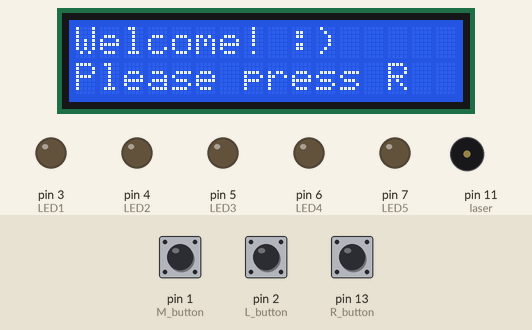
Recording of a sketch running on a simulated Arduino Uno, built with avr-gcc and run on an emulated ATmega328P. Parts: 16×2 character LCD, output pins drawn as LEDs (lit = HIGH), buzzer (waves = sounding). Inputs (shaded band) come from the test bench; at power-on: pin 13 (R_button) LOW, pin 2 (L_button) LOW, pin 1 (M_button) LOW. Random numbers use the default seed unless the sketch sets one.

Above: at 1.2 s.
1.3 s: pin 13 (R_button) pulled HIGH for 0.15 s
At 1.6 s:
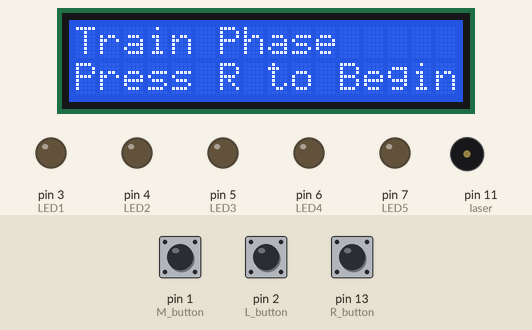
2.9 s: pin 13 (R_button) pulled HIGH for 1 s
At 3.9 s:
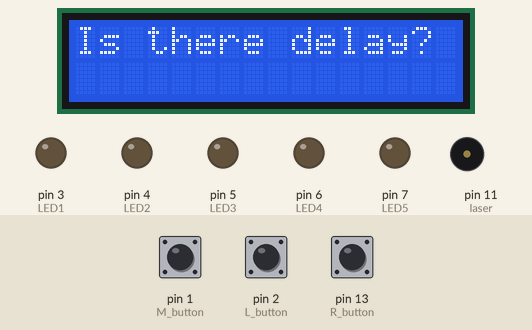
5.4 s: pin 2 (L_button) pulled HIGH for 0.15 s
At 5.9 s:
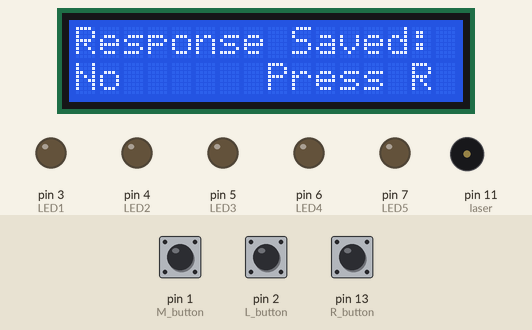
7.0 s: pin 1 (M_button) pulled HIGH for 1 s
At 7.8 s:
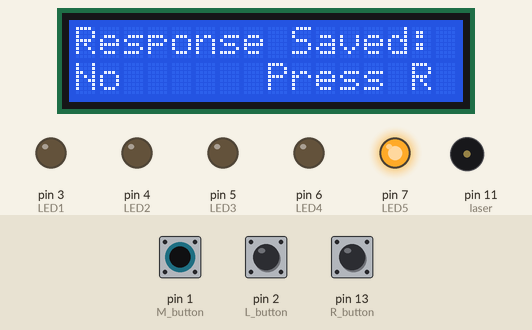
9.5 s: pin 1 (M_button) pulled HIGH for 3.2 s
At 13.7 s:
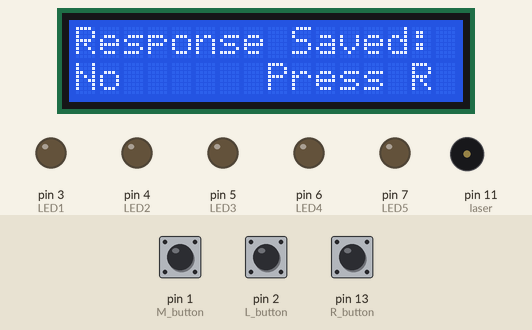
14.2 s: pin 1 (M_button) driven HIGH and pin 2 (L_button) driven HIGH and pin 13 (R_button) driven HIGH
At 15.3 s:
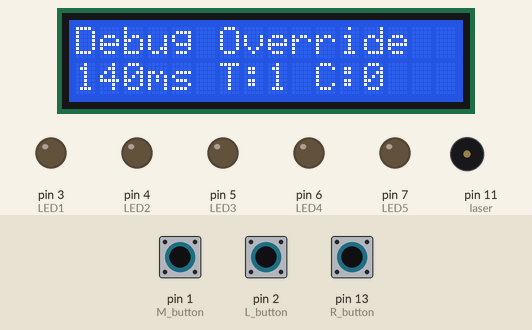
Timing chart, 0 to 17.2 s (numbered marks = the images above; inputs shaded):
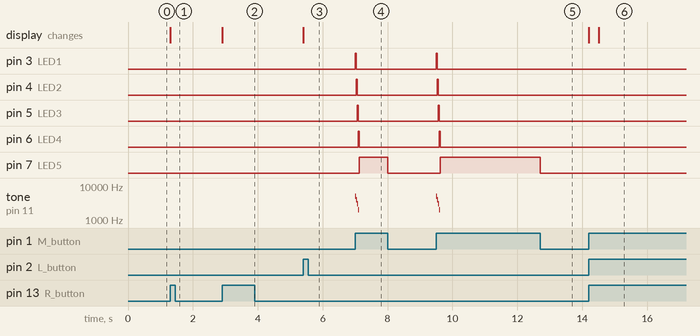

Measured:
- after the input at 1.3 s, the display: changes at once (image 1)
- after the input at 2.9 s, the display: changes at once (image 2)
- after the input at 5.4 s, the display: changes at once (image 3)
- after the input at 7.0 s, pin 3 (LED1), pin 4 (LED2): LOW → HIGH at once, → LOW 0.03 s later
- after the input at 9.5 s, pin 3 (LED1), pin 4 (LED2): LOW → HIGH at once, → LOW 0.03 s later
- after the input at 14.2 s, the display: first changes at once (image 6 shows a later state)

The sketch:

input_tester.ino
```cpp
//LCD setup
#include <LiquidCrystal.h>
LiquidCrystal lcd(8, 9, A5, A4, A3, A2);

//Pins
const int R_button = 13;
const int M_button = 1;
const int L_button = 2;
const int LED1 = 3;
const int LED2 = 4;
const int LED3 = 5;
const int LED4 = 6;
const int LED5 = 7;
const int laser = 11;

//abbreviations
const int hello = 0;
const int familiar = 1;
const int testing = 2;
const int verify = 3;
const int complete = 4;

//variables
bool button_pressed = false;
bool ammo = true;
bool verified = false;
int stage = 0; //0 - hello. 1 - familiar. 2 - testing. 3 - verify. 4 - complete
int lag = 0;
int lagHigh = 250;
int lagLow = 1;
int lever = 0;
int crossings = 0;
int steplevel = 0;
int stepindex = 0;
int delays[] = {30, 20, 10, 5, 1, 1, 1, 1};
int threshold = -1;

void setup() {
  //Initizlize Pins
  pinMode(R_button, INPUT);
  pinMode(L_button, INPUT);
  pinMode(M_button, INPUT);

  pinMode(LED1, OUTPUT);
  pinMode(LED2, OUTPUT);
  pinMode(LED3, OUTPUT);
  pinMode(LED4, OUTPUT);
  pinMode(LED5, OUTPUT);
  pinMode(A5, OUTPUT);
  pinMode(A4, OUTPUT);
  pinMode(A3, OUTPUT);
  pinMode(A2, OUTPUT);

  digitalWrite(L_button, LOW);
  digitalWrite(R_button, LOW);
  digitalWrite(M_button, LOW);
  digitalWrite(LED1, LOW);
  digitalWrite(LED2, LOW);
  digitalWrite(LED3, LOW);
  digitalWrite(LED4, LOW);
  digitalWrite(LED5, LOW);

  // set up the LCD's number of columns and rows, print message:
  lcd.begin(16, 2);
  lcd.print("Welcome! :)");
  lcd.setCursor(0, 1);
  lcd.print("Please press R");

}

void loop() {

  //error catch
  if(lagLow < 0){
    lagLow = 1;
  }
  if(lagHigh < 0){
    lagHigh = 2;
  }

  //pevent multiple inputs
  if(digitalRead(L_button) == HIGH || digitalRead(M_button) == HIGH || digitalRead(R_button) == HIGH){
    button_pressed == true;
  }
  if(digitalRead(L_button) == LOW && digitalRead(M_button) == LOW && digitalRead(R_button) == LOW){
    button_pressed == false;
    if(ammo == false){
      //digitalWrite(LED5, LOW);
      //delay(250);
      ammo = true;
    }
  }

  //debug
  if(digitalRead(L_button) == HIGH && digitalRead(M_button) == HIGH && digitalRead(R_button) == HIGH){
    lcd.clear();
    lcd.setCursor(0,0);
    lcd.print("Debug Override");
    lcd.setCursor(0, 1);
    lcd.print((lagHigh + lagLow)/2);
    lcd.print("ms");
    if(steplevel == 190){
      lcd.print("*");
    }
    lcd.print(" T:");
    lcd.print(steplevel);
    lcd.print(" C:");
    lcd.print(crossings);
  }

  //hello -> familiar
  if(digitalRead(R_button) == HIGH && stage == hello){
    ammo = false;
    stage = familiar;
    lcd.clear();
    lcd.setCursor(0,0);
    lcd.print("Train Phase");
    lcd.setCursor(0, 1);
    lcd.print("Press R to Begin");

  }

  //Familiarize, no lag
  if(ammo == true){
      if(digitalRead(L_button) == HIGH && digitalRead(M_button) == HIGH){
        delay(400);
        fire();
        ammo = false;
      }
      else if(digitalRead(M_button) == HIGH){
        fire();
        ammo = false;
      }

  }
  if(digitalRead(M_button) == LOW){
    delay(lag);
    digitalWrite(LED5, LOW);
  }

  //familiar -> testing
  if(digitalRead(R_button) == HIGH && stage == familiar && ammo == true){
    stage = testing;
    ammo = false;
    lever = random(1, 100);
    if(lever < 33){
      lag = lagHigh;
    }
    else if(lever > 66){
      lag = lagLow;
    }
    else{
      lag = 0;
    }
    lcd.clear();
    lcd.setCursor(0,0);
    lcd.print("Is there delay?");
  }

  //testing -> verify
  //Yes
  if(digitalRead(R_button) == HIGH && ammo == true && stage == testing){
    stage = verify;
    lcd.clear();
    lcd.setCursor(0,0);
    lcd.print("Response Saved:");
    lcd.setCursor(0,1);
    lcd.print("Yes     Press R");
    ammo = false;
    verified = true;

    if(lag == lagHigh){
      if((lagHigh - delays[stepindex]) < lagLow){
        int temp = lagLow;
        if (lagHigh - delays[stepindex] < 0){
          lagLow = 1;
        }
        else{
          lagLow = lagHigh - delays[stepindex];
        }
        steplevel++;
        if(steplevel == 8){
          stepindex++;
        }
        else if(steplevel == 16){
          stepindex++;
        }
        else if(steplevel == 25){
          stepindex++;
        }
        lagHigh = temp;
        crossings++;
      }
      else{
        if (lagHigh - delays[stepindex] < 0){
          lagHigh = 1;
        }
        else{
          lagHigh = lagHigh - delays[stepindex];
        }
        steplevel++;
        if(steplevel == 8){
          stepindex++;
        }
        else if(steplevel == 16){
          stepindex++;
        }
        else if(steplevel == 25){
          stepindex++;
        }
      }
    }
    else if(lag == lagLow){
      if(lagLow < delays[steplevel]){
        lagLow = 1;
        steplevel++;
        if(steplevel == 8){
          stepindex++;
        }
        else if(steplevel == 16){
          stepindex++;
        }
        else if(steplevel == 25){
          stepindex++;
        }
      }
      else{
        lagLow = lagLow - delays[stepindex];
        steplevel++;
        if(steplevel == 8){
          stepindex++;
        }
        else if(steplevel == 16){
          stepindex++;
        }
        else if(steplevel == 25){
          stepindex++;
        }
      }
    }

    if(lag == 0){
      lagLow = lagLow + delays[stepindex];
      lagHigh = lagHigh + delays[stepindex];
    }

  }

  //No
  if(digitalRead(L_button) == HIGH && ammo == true && stage == testing){
    stage = verify;
    lcd.clear();
    lcd.setCursor(0,0);
    lcd.print("Response Saved:");
    lcd.setCursor(0,1);
    lcd.print("No      Press R");
    ammo = false;
    verified = true;

    if(lag == lagHigh){
        lagHigh = lagHigh + delays[stepindex];
        steplevel++;
        if(steplevel == 8){
          stepindex++;
        }
        else if(steplevel == 16){
          stepindex++;
        }
        else if(steplevel == 25){
          stepindex++;
        }
    }
    else if(lag == lagLow){
      if((lagLow + delays[stepindex]) > lagHigh){
        int temp = lagHigh;
        lagHigh = lagLow + delays[stepindex];
        lagLow = temp;
        crossings++;
        steplevel++;
        if(steplevel == 8){
          stepindex++;
        }
        else if(steplevel == 16){
          stepindex++;
        }
        else if(steplevel == 25){
          stepindex++;
        }
      }
      else{
        lagLow = lagLow + delays[stepindex];
        steplevel++;
        if(steplevel == 8){
          stepindex++;
        }
        else if(steplevel == 16){
          stepindex++;
        }
        else if(steplevel == 25){
          stepindex++;
        }
      }
    }

  }

  //verify -> testing
  if(digitalRead(R_button) == HIGH && stage == verify && ammo == true && verified == true && crossings <= 4){
    stage = testing;
    ammo = false;
    verified = false;
    lever = random(1, 100);
    if(lever < 33){
      lag = 0;
    }
    else if(lever > 66){
      lag = lagHigh;
    }
    else{
      lag = lagLow;
    }
    lcd.clear();
    lcd.setCursor(0,0);
    lcd.print("Is there delay?");
  }

  //verify -> complete
  if((digitalRead(R_button) == HIGH && stage == verify && ammo == true && verified == true && crossings >= 5) || steplevel == 190 || lagHigh > 325){
    stage = complete;
    threshold = lag;
    lcd.clear();
    lcd.setCursor(0,0);
    lcd.print("You're done!");
    lcd.setCursor(0,1);
    lcd.print("Score: ");
    lcd.print((lagHigh + lagLow)/2);
    lcd.print("ms");
    if(steplevel == 190){
      lcd.print("*");
    }
    if(lagHigh > 325){
      lcd.print("++");
    }
    //inf loop to make it not able to move on from here
    while(true){
      ammo = false;
      if(digitalRead(L_button) == HIGH && digitalRead(M_button) == HIGH && digitalRead(R_button) == HIGH){
        lcd.clear();
        lcd.setCursor(0,0);
        lcd.print("Debug Override");
        lcd.setCursor(0, 1);
        lcd.print((lagHigh + lagLow)/2);
        lcd.print("ms");
        if(steplevel == 190){
          lcd.print("*");
        }
        lcd.print(" C:");
        lcd.print(crossings);
        lcd.print(" T:");
        lcd.print(steplevel);
      }
    }
  }


}


void fire() {
  delay(lag);
  digitalWrite(LED1, HIGH);
  tone(laser, 5000, 1000);
  delay(32);
  digitalWrite(LED1, LOW);
  digitalWrite(LED2, HIGH);
  tone(laser, 4000, 1000);
  delay(32);
  digitalWrite(LED2, LOW);
  digitalWrite(LED3, HIGH);
  tone(laser, 3000, 1000);
  delay(32);
  digitalWrite(LED3, LOW);
  digitalWrite(LED4, HIGH);
  tone(laser, 2000, 1000);
  delay(32);
  digitalWrite(LED4, LOW);
  digitalWrite(LED5, HIGH);
  tone(laser, 1000, 1000);
  noTone(laser);
}
```
